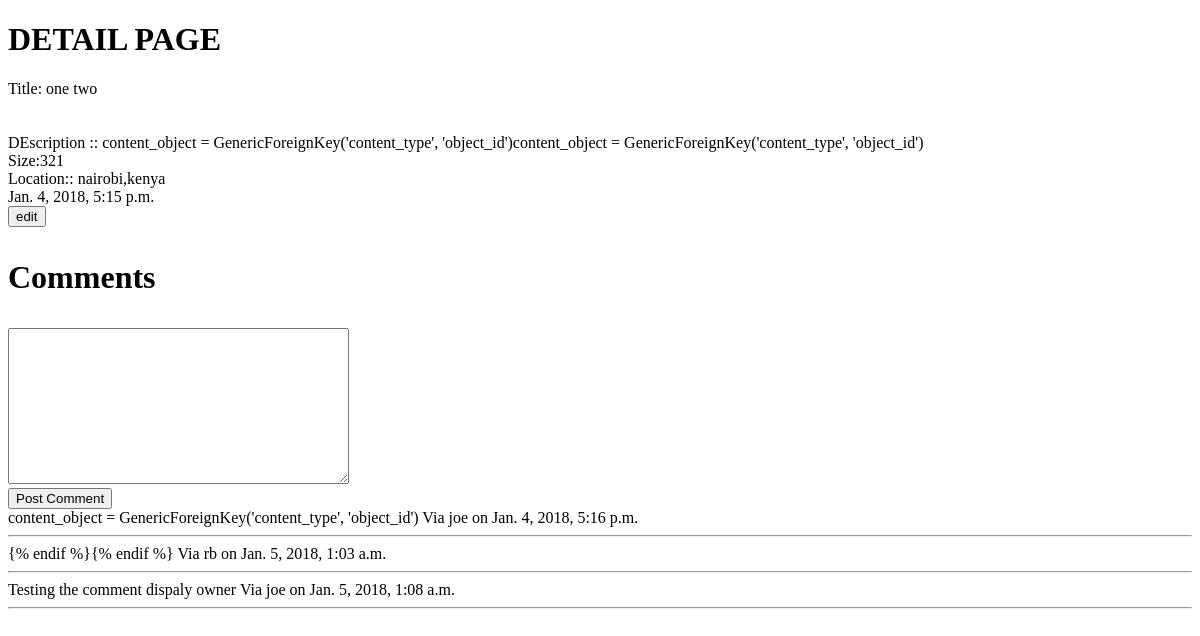
/one-two/, run on an earlier commit of the app's database.
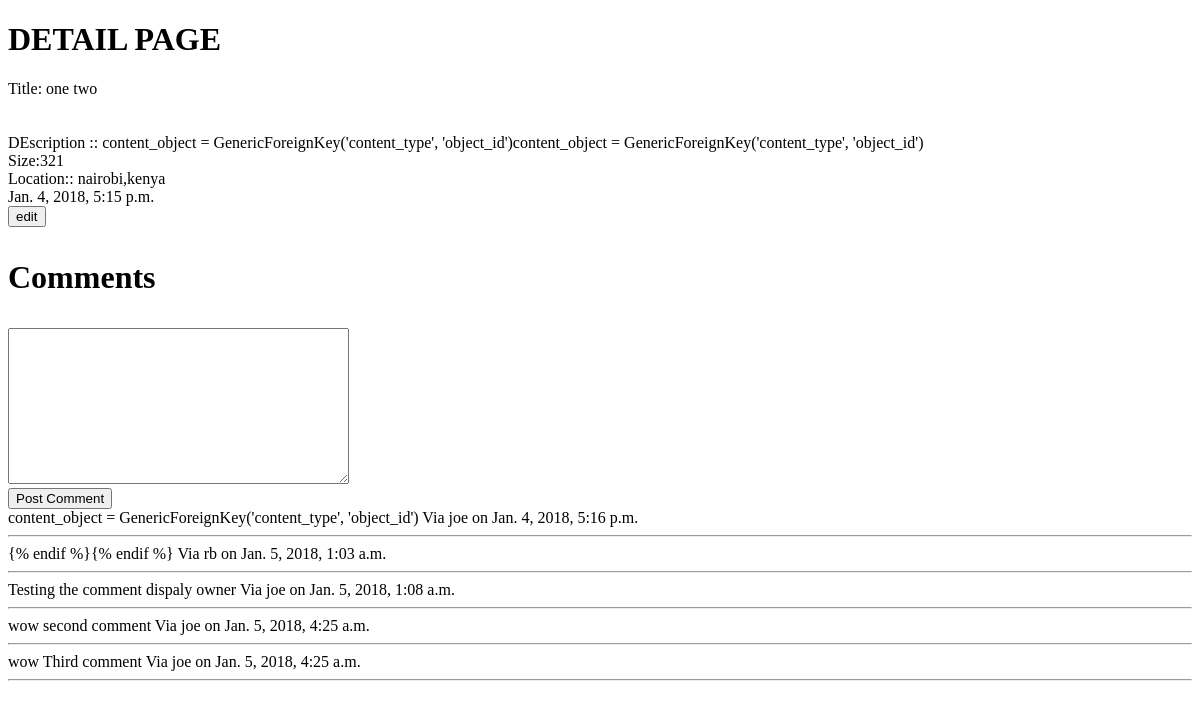
And on a later commit of the database.
### Comments/models.py (models this page shows, shortened)
class Comment(models.Model):
    owner      = models.ForeignKey(User, on_delete=models.CASCADE)
    content_type = models.ForeignKey(ContentType, on_delete=models.CASCADE)
    object_id = models.PositiveIntegerField()
    content_object = GenericForeignKey('content_type', 'object_id')
    content   =  models.TextField()
    timestamp = models.DateTimeField(auto_now=False, auto_now_add=True)
    objects = CommentManager()

### Main/views.py (the view, shortened to what this page needs)
# urls.py: url(r'^(?P<slug>[\w-]+)/$', post_detail, name='post_detail'),
def post_detail(request,slug=None):#   showing details
    instance = get_object_or_404(Post, slug=slug)
    initial_data = {
        "content_type":instance.get_content_type,
        "object_id":instance.id
    }
    form = CommentForm(request.POST or None, initial=initial_data)
    comments = instance.comments#Comment.objects.filter_by_instance(instance)
    context = {
        "instance": instance,
        "comments":comments,
        "comment_form":form,
    }
    template_name = 'Main/detail.html'
    return render(request,template_name, context)

### Comments/forms.py
class CommentForm(forms.Form):
    content_type = forms.CharField(widget=forms.HiddenInput)
    object_id = forms.IntegerField(widget=forms.HiddenInput)
    content = forms.CharField(label='',widget=forms.Textarea)

### Comments/models.py (called while the page is built)
    def filter_by_instance(self,instance):
        content_type = ContentType.objects.get_for_model(instance.__class__)# instance.__class__ a way to get python's class
        obj_id = instance.id
        qs = super(CommentManager,self).filter(content_type=content_type,object_id=obj_id)
        return qs

### Main/models.py (called while the page is built)
    @property
    def comments(self):
        instance = self
        qs = Comment.objects.filter_by_instance(instance)
        return qs

    @property
    def get_content_type(self):
        instance = self
        content_type = ContentType.objects.get_for_model(instance.__class__)
        return content_type

### Main/templates/Main/detail.html (shortened to what this page needs)
{% load crispy_forms_tags %}
<!DOCTYPE html>
<html lang="en">
<head>
</head>
<body>
    <div>
            <h1>DETAIL PAGE</h1>
           Title:
            {{instance.title}} <br>
          <br>
            {{instance.location}} <br>
           DEscription :: {{instance.description}} <br>
            Size:{{instance.size_of_land}} <br>
          Location::  {{instance.location_details}} <br>
            {{instance.timestamp}}
    </div>
<div> <a href="#"><button type="button">edit</button></a></div>
<div>
   <h1> <p class="lead">Comments</p> </h1>
  <form action="" method="POST"> {% csrf_token %}
        {{comment_form|crispy }}
        <input type="submit" value="Post Comment">
  </form>
    {% for comment in  comments %}
    <div class="row">
        {{ comment.content }}
        Via {{ comment.owner}} on {{ comment.timestamp }}
        <hr>
    </div>
    {% endfor %}
</div>
</body>
</html>

What changed in the data, as far as the page shows it:
added Comment: content "wow second comment", owner "joe", timestamp "Jan. 5, 2018, 4:25 a.m."
added Comment: content "wow Third comment", owner "joe", timestamp "Jan. 5, 2018, 4:25 a.m."
